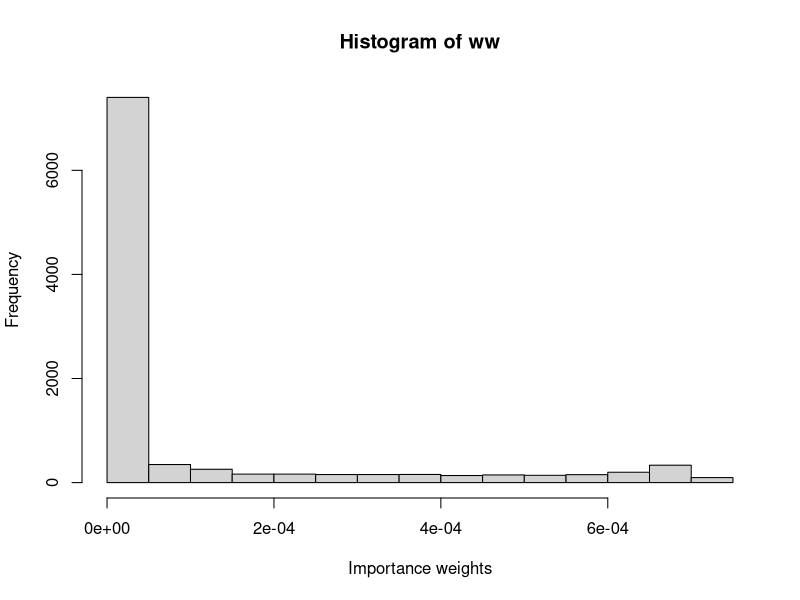
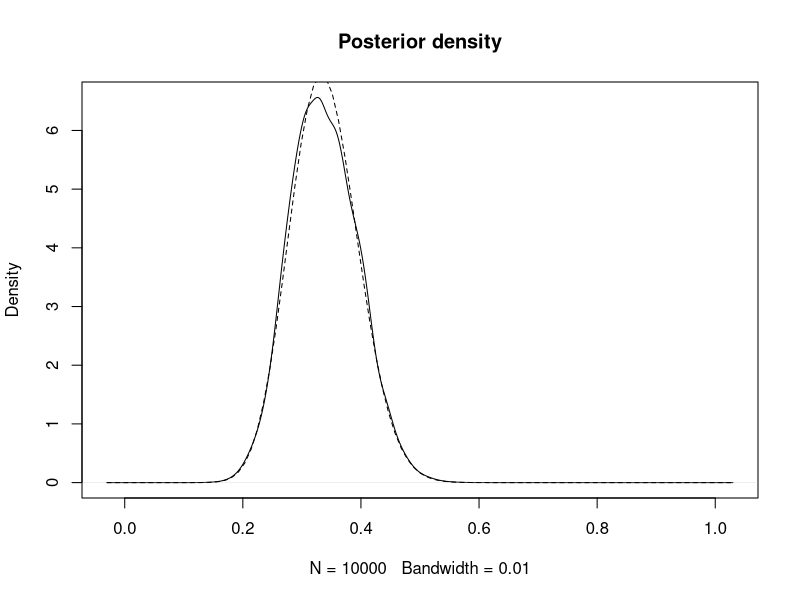
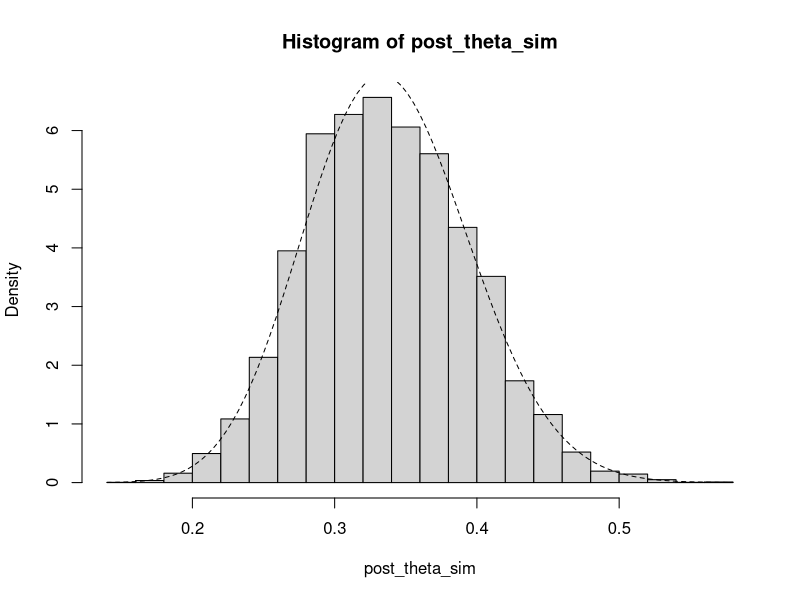
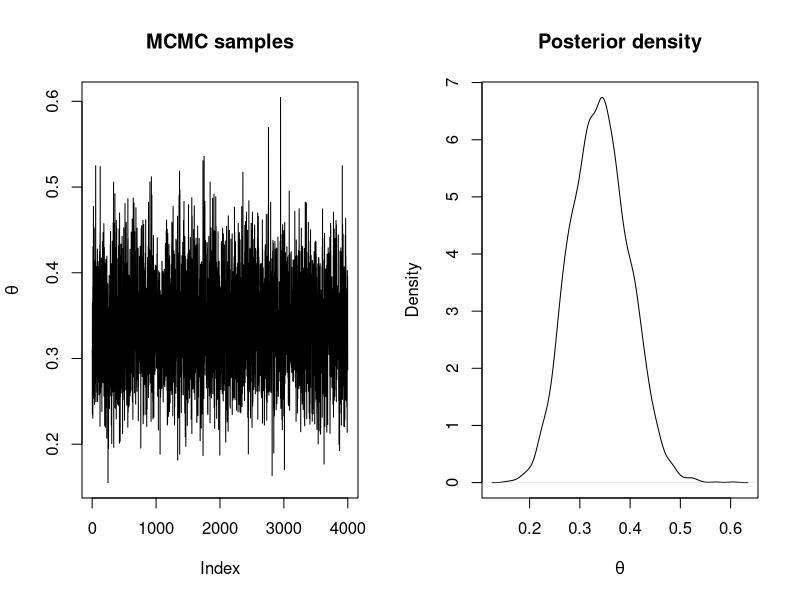
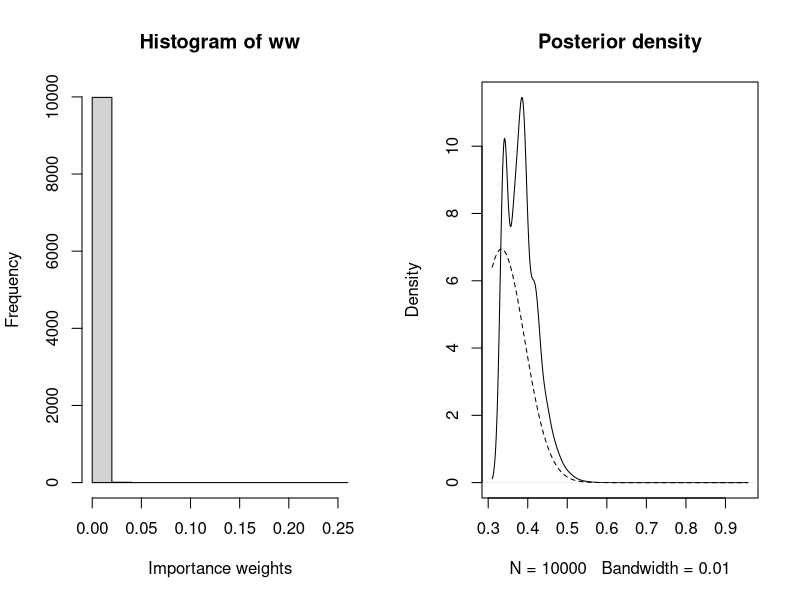
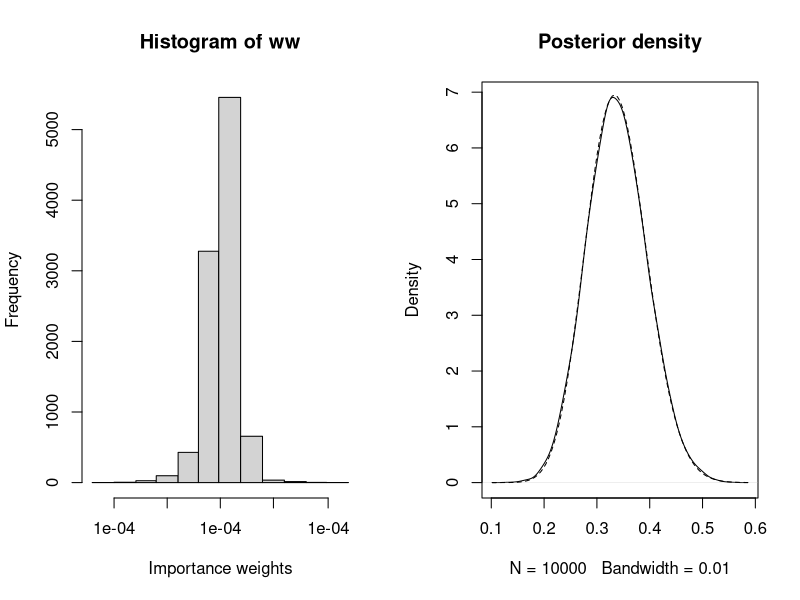
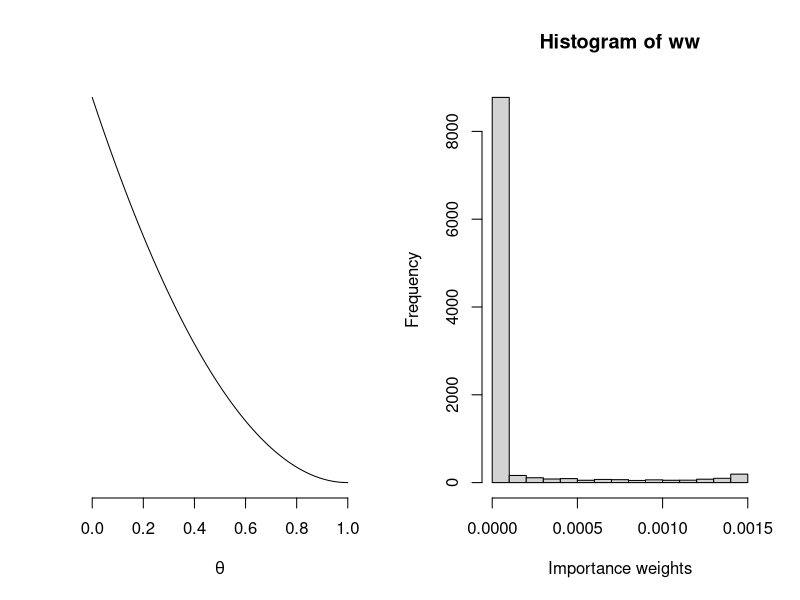
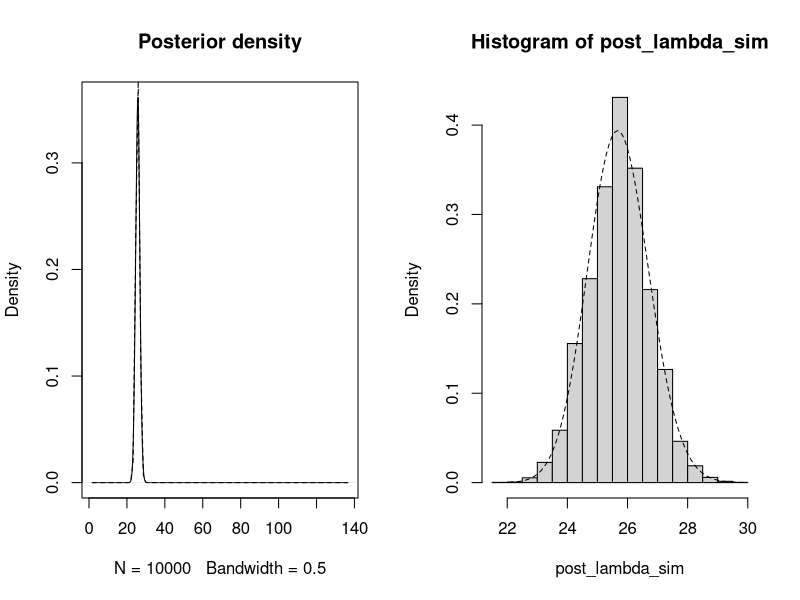

Write R code to recreate these figures, in order.
## ---- chunk 1
data <- data.frame(MMs = c(20, 22, 24), red = c(5, 8, 9))
## ---- chunk 2
n_simulations <- 10000
set.seed(12)
theta_sim <- runif(n_simulations)
## ---- chunk 3
# Log-Likelihood (for each value of theta_sim)
loglik_binom <- sapply(theta_sim, function(THETA) {
  sum(dbinom(data$red, data$MMs, THETA, log = TRUE))
})

# Log-weights: log-lik + log-prior - log-sampling_distr
log_ww <- loglik_binom + dbeta(theta_sim, 1, 1, log = TRUE) - log(1)

# Re-scale weights to sum up to one
log_ww <- log_ww - max(log_ww)
ww <- exp(log_ww)
ww <- ww / sum(ww)

## ---- chunk 4
hist(ww, xlab = "Importance weights")
## ---- chunk 5
# Posterior mean
post_mean <- sum(theta_sim * ww)
post_mean 

# Posterior variance
post_var <- sum(theta_sim^2 * ww)- post_mean^2
post_var
## ---- chunk 6
plot(density(theta_sim, weights = ww, bw = 0.01), main = "Posterior density")
curve(dbeta(x, sum(data$red) + 1, sum(data$MMs) -sum(data$red) + 1), lty = 2, add = TRUE)
## ---- chunk 7
post_theta_sim <- sample(theta_sim, prob = ww, replace = TRUE)
hist(post_theta_sim, freq = FALSE)
curve(dbeta(x, sum(data$red) + 1, sum(data$MMs) -sum(data$red) + 1), lty = 2, add = TRUE)
## ---- chunk 8
# Proposal distribution: sampling
rq <- function() {
  runif(1)
}

# Proposal distribution: log-density
logdq <- function(x) {
  dunif(x, log = TRUE)
}

# Prior distribution: Beta(1, 1), log-density
logprior <- function(theta) {
  dbeta(theta, 1, 1, log = TRUE)
}

# Log-Likelihood
loglik <- function(y, theta, N) {
   res <- sum(dbinom(y, N, theta, log = TRUE)) 
}
## ---- chunk 9
# Number of iterations
n.iter <- 40500

# Simulations of the parameter
theta <- rep(NA, n.iter)

# Initial value
theta[1] <- 0.5

# Data
y <- data$red
N <- data$MMs

for(i in 2:n.iter) {
  new.theta <- rq()

  # Log-Acceptance probability
  logacc.prob <- loglik(y, new.theta, N) + logprior(new.theta) + logdq(theta[i - 1])
  logacc.prob <- logacc.prob - loglik(y, theta[i - 1], N) - logprior(theta[i - 1]) - 
    logdq(new.theta)
  logacc.prob <- min(0, logacc.prob) # Note that 0 = log(1)

  if(log(runif(1)) < logacc.prob) {
    # Accept
    theta[i] <- new.theta
  } else {
    # Reject
    theta[i] <- theta[i - 1]
  }
}
## ---- chunk 10
# Remove burn-in
theta <- theta[-c(1:500)]

# Thinning
theta <- theta[seq(1, length(theta), by = 10)]

# Summary statistics
summary(theta)

par(mfrow = c(1, 2))
plot(theta, type = "l", main = "MCMC samples", ylab = expression(theta))
plot(density(theta), main = "Posterior density", xlab = expression(theta))
## ---- chunk 11
    ESS <- function(ww){
      (sum(ww)^2)/sum(ww^2)
    }
    ESS(ww)
    n_simulations
## ---- chunk 12
    n_simulations <- 10000
    set.seed(12)
    theta_sim <- rbeta(n_simulations, 20, 10)
    loglik_binom <- sapply(theta_sim, function(THETA) {
      sum(dbinom(data$red, data$MMs, THETA, log = TRUE))
    })
    log_ww <- loglik_binom + dbeta(theta_sim, 1, 1, log = TRUE) - dbeta(theta_sim, 20, 10, log = TRUE)
    log_ww <- log_ww - max(log_ww)
    ww <- exp(log_ww)
    ww <- ww / sum(ww)
## ---- chunk 13
    hist(ww, xlab = "Importance weights")
## ---- chunk 14
    (post_mean <- sum(theta_sim * ww))
    (post_var <- sum(theta_sim^2 * ww)- post_mean^2)
## ---- chunk 15
    plot(density(theta_sim, weights = ww, bw = 0.01), main = "Posterior density")
    curve(dbeta(x, sum(data$red) + 1, sum(data$MMs) -sum(data$red) + 1), lty = 2, add = TRUE)
## ---- chunk 16
    ESS(ww)
    n_simulations
## ---- chunk 17
    n_simulations <- 10000
    set.seed(12)
    theta_sim <- rbeta(n_simulations, sum(data$red) + 1, sum(data$MMs) -sum(data$red) + 1)
    loglik_binom <- sapply(theta_sim, function(THETA) {
      sum(dbinom(data$red, data$MMs, THETA, log = TRUE))
    })
    log_ww <- loglik_binom + dbeta(theta_sim, 1, 1, log = TRUE) - dbeta(theta_sim, sum(data$red) + 1, sum(data$MMs) -sum(data$red) + 1, log = TRUE)
    log_ww <- log_ww - max(log_ww)
    ww <- exp(log_ww)
    ww <- ww / sum(ww)
## ---- chunk 18
    hist(ww, xlab = "Importance weights")
## ---- chunk 19
    (post_mean <- sum(theta_sim * ww))
    (post_var <- sum(theta_sim^2 * ww)- post_mean^2)
## ---- chunk 20
    plot(density(theta_sim, weights = ww, bw = 0.01), main = "Posterior density")
    curve(dbeta(x, sum(data$red) + 1, sum(data$MMs) -sum(data$red) + 1), lty = 2, add = TRUE)
## ---- chunk 21
    ESS(ww)
    n_simulations
## ---- chunk 22
curve((1-x)^2, xlab = expression(theta), ylab = NA, yaxt = 'n', bty = 'n')
## ---- chunk 23
data <- data.frame(Us = c(25, 29, 27, 27, 25, 27, 22, 26, 27, 29, 23, 28, 25,
  24, 22, 25, 23, 29, 23, 28, 21, 29, 28, 23, 28))
y <- data$Us
## ---- chunk 24
n_simulations <- 10000
set.seed(1)
lambda_sim <- rlnorm(n_simulations, 3, 0.5)
## ---- chunk 25
# Log-Likelihood (for each value of lambda_sim)
loglik_pois <- sapply(lambda_sim, function(LAMBDA) {
  sum(dpois(data$Us, LAMBDA, log = TRUE))
})

# Log-weights: log-lik + log-prior - log-sampling_ditr
log_ww <- loglik_pois + dgamma(lambda_sim, 0.01, 0.01, log = TRUE) - dlnorm(lambda_sim, 3, 0.5, log = TRUE)

# Re-scale weights to sum up to one
log_ww <- log_ww - max(log_ww)
ww <- exp(log_ww)
ww <- ww / sum(ww)

## ---- chunk 26
hist(ww, xlab = "Importance weights")
## ---- chunk 27
# Posterior mean
(post_mean <- sum(lambda_sim * ww))

# Posterior variance
(post_var <- sum(lambda_sim^2 * ww)- post_mean^2)
## ---- chunk 28
plot(density(lambda_sim, weights = ww, bw = 0.5) , main = "Posterior density")
curve(dgamma(x, sum(data$Us) + 0.01, length(data$Us) + 0.01), lty = 2, add = TRUE)
## ---- chunk 29
post_lambda_sim <- sample(lambda_sim, prob = ww, replace = TRUE)
hist(post_lambda_sim, freq = FALSE)
curve(dgamma(x, sum(data$Us) + 0.01, length(data$Us) + 0.01), lty = 2, add = TRUE)
## ---- chunk 30
# Proposal distribution: sampling
rq <- function(lambda) {
  rlnorm(1, meanlog = log(lambda), sdlog = sqrt(1 / 100))
}

# Proposal distribution: log-density
logdq <- function(new.lambda, lambda) {
  dlnorm(new.lambda, meanlog = log(lambda), sdlog = sqrt(1 / 100), log = TRUE)
}

# Prior distribution: Ga(0.01, 0.01)
logprior <- function(lambda) {
  dgamma(lambda, 0.01, 0.01, log = TRUE)
}

# LogLikelihood
loglik <- function(y, lambda) {
   res <- sum(dpois(y, lambda, log = TRUE)) 
}
## ---- chunk 31
# Number of iterations
n.iter <- 40500

# Simulations of the parameter
lambda <- rep(NA, n.iter)

# Initial value
lambda[1] <- 30

for(i in 2:n.iter) {
  new.lambda <- rq(lambda[i - 1])
  
  # Log-Acceptance probability
  logacc.prob <- loglik(y, new.lambda) + logprior(new.lambda) +
    logdq(lambda[i - 1], new.lambda)
  logacc.prob <- logacc.prob - loglik(y, lambda[i - 1]) - logprior(lambda[i - 1]) - 
    logdq(new.lambda, lambda[i - 1])
  logacc.prob <- min(0, logacc.prob)#0 = log(1)
  
  if(log(runif(1)) < logacc.prob) {
    # Accept
    lambda[i] <- new.lambda
  } else {
    # Reject
    lambda[i] <- lambda[i - 1]
  }
}
## ---- chunk 32
# Remove burn-in
lambda <- lambda[-c(1:500)]

# Thinning
lambda <- lambda[seq(1, length(lambda), by = 10)]

# Summary statistics
summary(lambda)

par(mfrow = c(1, 2))
plot(lambda, type = "l", main = "MCMC samples", ylab = expression(lambda))
plot(density(lambda), main = "Posterior density", xlab = expression(lambda))
## ---- chunk 33
    ESS(ww)
    n_simulations
## ---- chunk 34
    n_simulations <- 10000
    set.seed(12)
    lambda_sim <- rgamma(n_simulations,5,0.1)
    loglik_pois <- sapply(lambda_sim, function(LAMBDA) {
      sum(dpois(data$Us, LAMBDA, log = TRUE))
    })
    log_ww <- loglik_pois + dgamma(lambda_sim, 0.01, 0.01, log = TRUE) - dgamma(lambda_sim, 5, 0.1, log=TRUE)
    log_ww <- log_ww - max(log_ww)
    ww <- exp(log_ww)
    ww <- ww / sum(ww)
## ---- chunk 35
    hist(ww, xlab = "Importance weights")
## ---- chunk 36
    post_mean <- sum(lambda_sim * ww)
    post_mean
    post_var <- sum(lambda_sim^2 * ww)- post_mean^2
    post_var
## ---- chunk 37
    plot(density(lambda_sim, weights = ww, bw = 0.5), main = "Posterior density")
    curve(dgamma(x, sum(data$Us) + 0.01, length(data$Us) + 0.01), lty = 2, add = TRUE)
## ---- chunk 38
    ESS(ww)
    n_simulations
## ---- chunk 39
    n_simulations <- 10000
    set.seed(12)
    lambda_sim <- rgamma(n_simulations, sum(data$Us) + 0.01, length(data$Us) + 0.01)
    loglik_pois <- sapply(lambda_sim, function(LAMBDA) {
      sum(dpois(data$Us, LAMBDA, log = TRUE))
    })
    log_ww <- loglik_pois + dgamma(lambda_sim, 0.01, 0.01, log = TRUE) - dgamma(lambda_sim, sum(data$Us) + 0.01, length(data$Us) + 0.01, log=TRUE)
    log_ww <- log_ww - max(log_ww)
    ww <- exp(log_ww)
    ww <- ww / sum(ww)
## ---- chunk 40
    hist(ww, xlab = "Importance weights")
## ---- chunk 41
    (post_mean <- sum(lambda_sim * ww))
    (post_var <- sum(lambda_sim^2 * ww)- post_mean^2)
## ---- chunk 42
    plot(density(lambda_sim, weights = ww, bw = 0.5) , main = "Posterior density")
    curve(dgamma(x, sum(data$Us) + 0.01, length(data$Us) + 0.01), lty = 2, add = TRUE)
## ---- chunk 43
    ESS(ww)
    n_simulations
## ---- chunk 44
curve(
  dlnorm(x, 4, 1),
  xlim = c(0, 600), n = 1e3,
  xlab = expression(lambda), ylab = NA,
  yaxt = 'n', bty = 'n'
)
